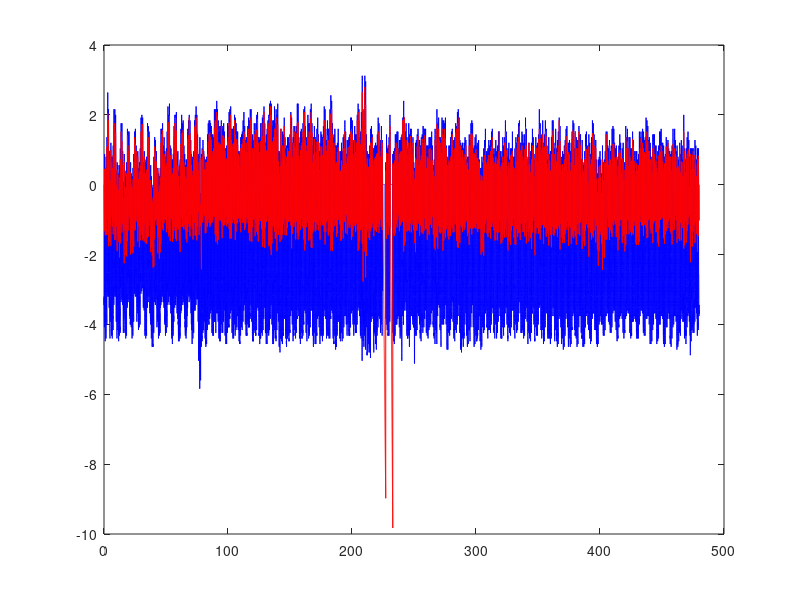
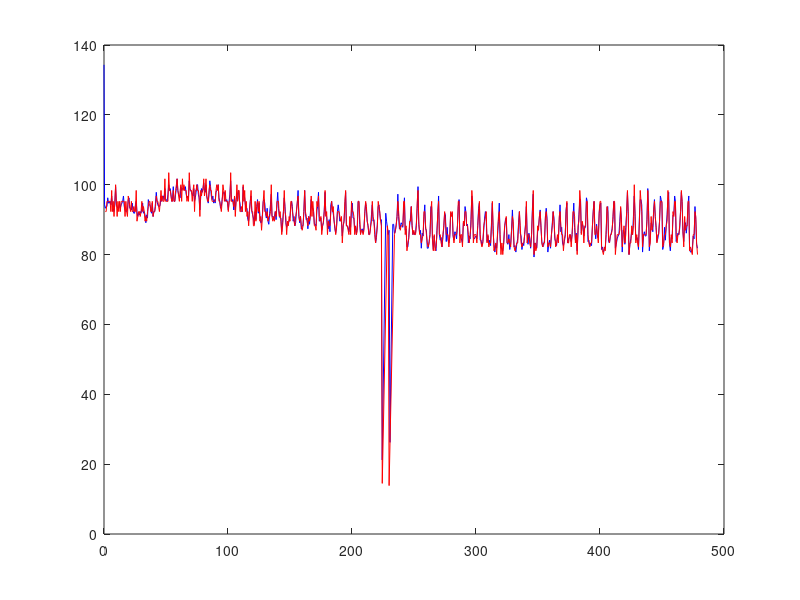

These figures' MATLAB source, in order:
clear
close all
load('0123_8min.mat')

y=signal.pleth.y; %samples
Fs=param.samplingrate.pleth;
ref=reference.hr.pleth.x; % the refernace signal
N=length(y); % sample length
T = 1/Fs; %period
t = (0:N-1)*T; %seconds

% Calculate the first difference of the filtered signal
y_d = y(1:N-1) - y(2:N);

% --- Peak detector ---
% - Define variables used for the peak detector -
% Variable to save threshold values
crawler = zeros(length(y_d),1);

peak = 0;
peak_time = 0;
ptp = 0;
ptp_values = 1;
ptp_time = 0;
ptp_i = 1;
% Decay rate (in the beginning it is a constant so there would be something to start with)
decay = 0.01;
delay = 0;
% Variables for R wave detection
rwave_peaks = 0;
rwave_time = 0;
rwave_value = 0;
% Variables for measurement of R-wave width
r_width = 0;
r_width_arr = 0;



% - Peak detector (crawler) -
for i = 2 : length(y_d)-9
    
    % - Check if current point in the signal is a R peak -
    % To detect a peak, the signal at a particular point should satisfy
    % three conditions:
    %   * The signal should change its direction from rising to falling.
    %     This is done by detecting the point where first difference
    %     changes sign from positive to negative.
    %   * Current threshold level should be lower than the signal value at
    %     this point.
    %   * Delay should be over 1/10th of Sampling freqancy (1 second).
    %     This is done not to detect multiple peaks in the close vicinity
    
    if ((y_d(i,1) > 0 && y_d(i-1,1) < 0) && (crawler(i-1,1) < y(i,1) && (delay > Fs/10))) | ...
            ((y(i,1) > y(i-1,1) && y(i,1) > y(i+10,1)) && (crawler(i-1,1) < y(i,1) && (delay > Fs/10)))
            
            crawler(i,1) = y(i,1); % Set threshold to peak value
            
            % - Calculate and save Peak to Peak (R-R interval) -
            ptp = t(i) - peak_time;
            peak_time = t(i);
            ptp_values = [ptp_values; ptp];
            ptp_time = [ptp_time; t(i)];
            ptp_i = [ptp_i; i];
            peak = y(i,1);
            delay = 0;         % - Reset delay time -
            
    else  % - If a peak is not detected then decrease the threshold -
        decay = peak/100; % Calculate decay depending on the amplitude of the last detected peak
        if decay < 0.01
            decay=0.01;
        end
        crawler(i,1) = crawler(i-1,1) - decay; % Decrease the threshold by the decay rate and save it
        delay = delay + 1; % - Increment delay -
    end
end

plot(t(1:N-1), y(1:N-1), 'b');
hold on
plot(t(1:N-1), crawler, 'r');

L=length(ptp_time);
%calculate pulse in real time
for i=1:(L-1)
    pulse_real_time(i)=60/(ptp_time(i+1)-ptp_time(i));
end

l_ref=length(ref);
for i=1:(l_ref-1)
    pulse_real_ref(i)=60/(ref(i+1)-ref(i));
end

pulse=mean(pulse_real_time(3:end))
pulse_ref=mean(pulse_real_ref(3:end))

figure(2)
plot(ptp_time(1:L-1),pulse_real_time, 'b',ref(1:l_ref-1), pulse_real_ref, 'r')


